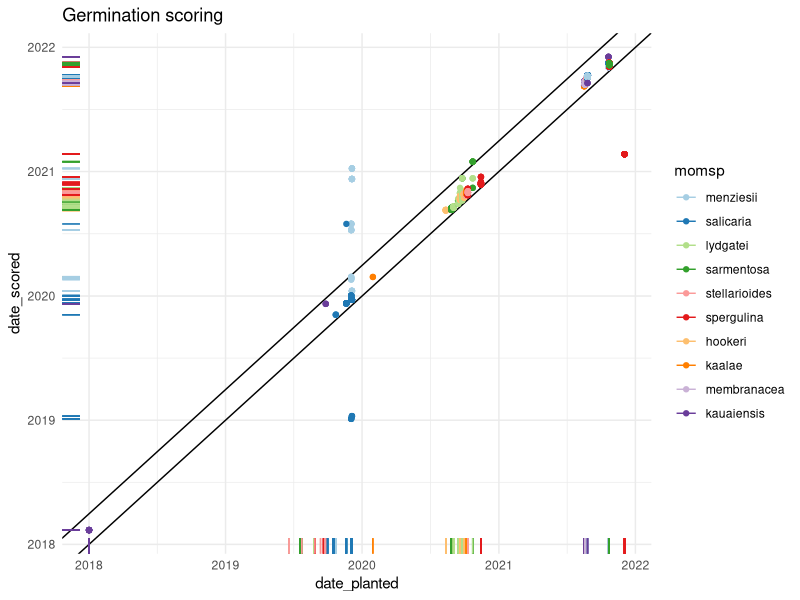
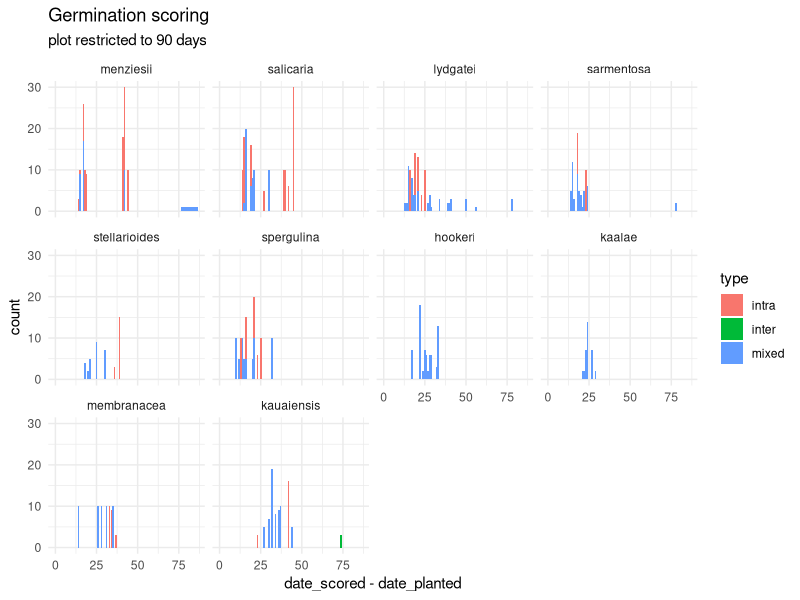
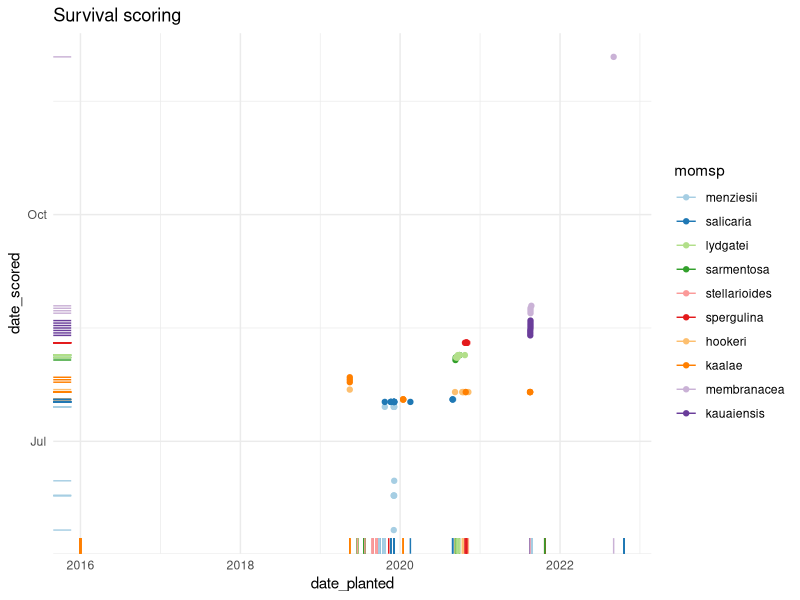
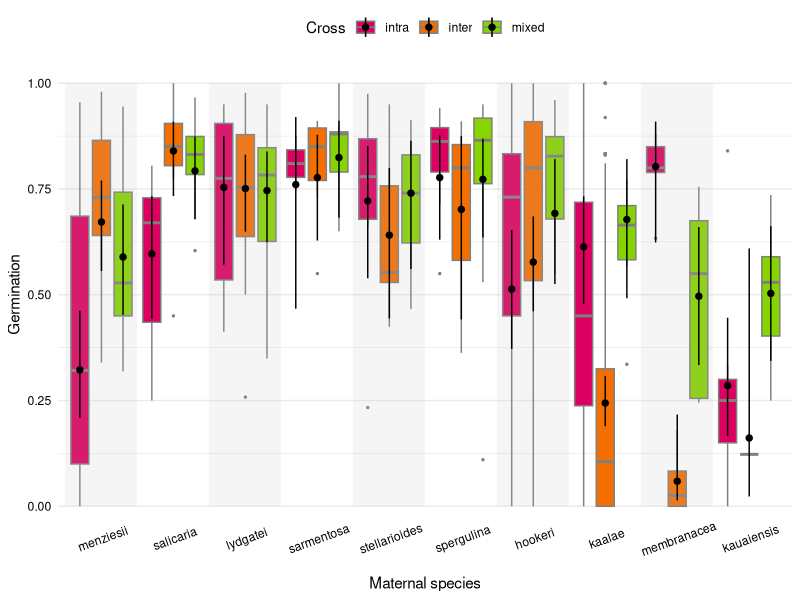
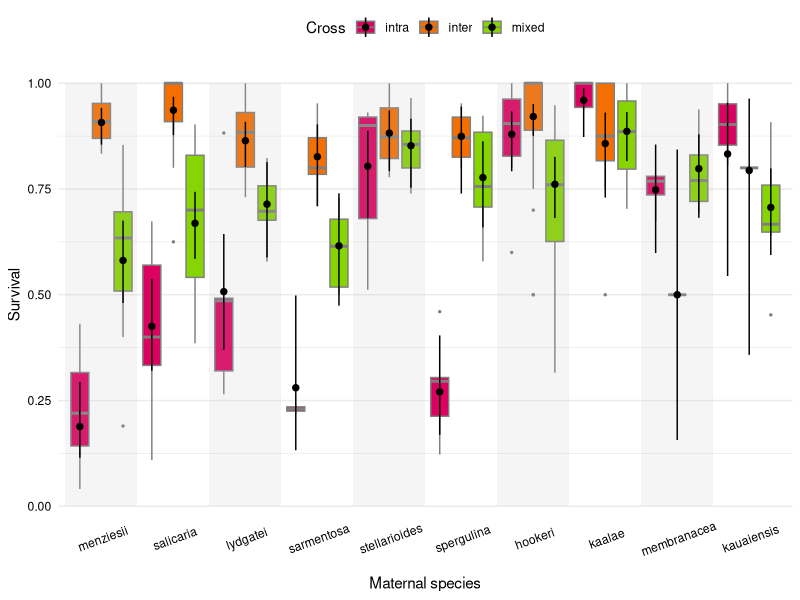
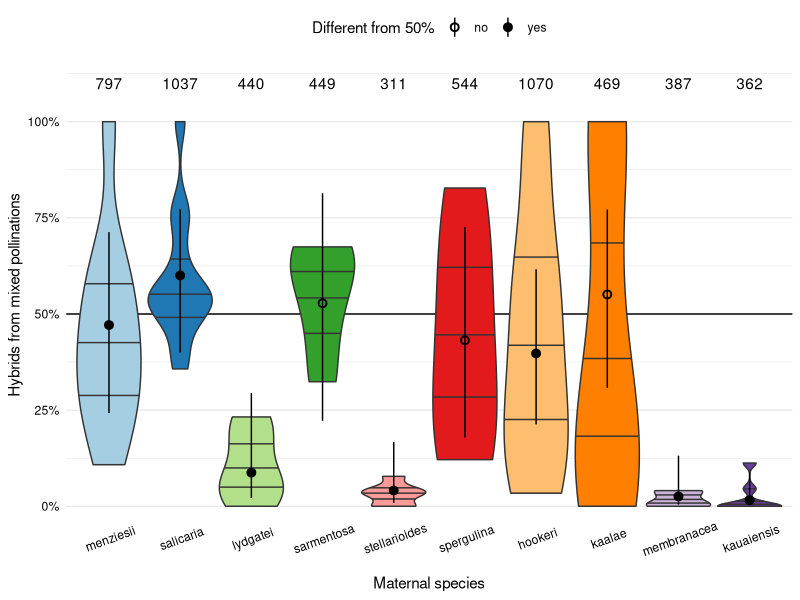

R code for these plots, in order:
## ---- chunk 1
library(tidyverse)
library(glmmTMB)
library(broom)
library(emmeans)
library(knitr)
knitr::opts_chunk$set(comment="", cache=T, warning = F, message = F, fig.height=7, fig.width=7,
                      fig.path = "figures-comp/", dev = "svglite", dev.args=list(fix_text_size=FALSE))
options(digits=4, knitr.kable.NA = "")
ggplot2::theme_set(theme_minimal())
## ---- chunk 2
sp_pairs <- c("menz"="menziesii", "sal"="salicaria",
              "lydg"="lydgatei", "sarm" ="sarmentosa",
              "stell"="stellarioides","sperg"="spergulina",
              "hook"="hookeri", "kaal"="kaalae",
              "memb"="membranacea","kaua"="kauaiensis")
type_pal <- c(intra="#DC0060", inter="#F56E00", mixed="#86D400")

germ.pot <- read_tsv("data/Pollen competition - germination.tsv") %>%  
  mutate(dadspm = if_else(type=="mixed" & dadsp1==momsp, dadsp1, dadsp2), #rearrange dad1/dad2 to have dadsp match momsp
         dadidm = if_else(type=="mixed" & dadsp1==momsp, dadid1, dadid2),
         dadsp  = if_else(type=="mixed" & dadsp1==momsp, dadsp2, dadsp1),
         dadid  = if_else(type=="mixed" & dadsp1==momsp, dadid2, dadid1), .after=momid) %>% 
  select(-starts_with("germinated_n"), -transplanted_n, -matches("dad(sp|id)[12]")) %>% 
  mutate(across(matches("sp"), ~ recode(.x, !!!sp_pairs)),
         sxc = paste(momsp, type, sep="."),
         across(where(is.character), factor), type = fct_relevel(type, "intra"), 
         across(matches("sp"), ~ factor(.x, levels = sp_pairs)),
         germinated = ifelse(germinated > planted, planted, germinated))

germ <- germ.pot %>% group_by(date_planted, type, momsp, sxc, momid, dadspm, dadidm, dadsp, dadid) %>% 
  summarize(planted = sum(planted), germinated = sum(germinated), .groups="drop") %>% # add together all the pots of one cross
  mutate(prop.germ = germinated/planted) # proportion of planted seeds that germinated 

surv <- read_tsv("data/Pollen competition - survival.tsv") %>% 
  mutate(dadspm = if_else(type=="mixed" & dadsp1==momsp, dadsp1, dadsp2), #rearrange dad1/dad2 to have dadsp match momsp
         dadidm = if_else(type=="mixed" & dadsp1==momsp, dadid1, dadid2),
         dadsp  = if_else(type=="mixed" & dadsp1==momsp, dadsp2, dadsp1),
         dadid  = if_else(type=="mixed" & dadsp1==momsp, dadid2, dadid1), .after=momid) %>% 
  select(-matches("dad(sp|id)[12]")) %>% 
  mutate(sxc = paste(momsp, type, sep="."),
         across(where(is.character), factor), type=fct_relevel(type, "intra"),
         across(matches("sp"), ~ factor(.x, levels = sp_pairs)),
         across(all_of(c("sameasmom", "hybrid", "dead")), ~replace_na(.x,0)), #TODO investigate blanks vs. zeros
         alive = sameasmom + hybrid,
         total = alive + dead, 
         prop.hybrid = hybrid / alive,
         prop.alive = alive / total)

surv %>% count(momsp, type, dadsp, name="crosses_surv") %>% 
  full_join(germ %>% count(momsp, type, dadsp, name="crosses_germ")) %>% 
  full_join(germ.pot %>% count(momsp, type, dadsp, name = "pots_germ")) %>%
  mutate(pots_per_cross = pots_germ/crosses_germ) %>% kable()
## ---- chunk 3
germ.pot %>%  ggplot(aes(x=date_planted, y=date_scored, color=momsp)) + 
  geom_abline(slope=1, intercept=0) + geom_abline(slope=1, intercept=90) + geom_point() + geom_rug() +
  scale_color_brewer(palette="Paired") + labs(title="Germination scoring") #TODO check mis-entered dates

germ.pot %>% filter(abs(date_scored-date_planted)<=90) %>% ggplot(aes(x=date_scored - date_planted, fill=type)) +
  facet_wrap(vars(momsp)) +
  geom_histogram(binwidth=1) + scale_x_continuous(limits=c(0,NA)) + 
  labs(title="Germination scoring", subtitle = "plot restricted to 90 days")

surv %>% ggplot(aes(x=date_planted, y=date_scored, color=momsp)) + geom_point() + geom_rug() + 
   scale_color_brewer(palette="Paired") + labs(title="Survival scoring")
## ---- chunk 4
comp.mod <- list(
  prop.germ =    glmmTMB(prop.germ   ~ sxc + (1|momid), family="betabinomial", data=germ, weights = planted),
  prop.alive =   glmmTMB(prop.alive  ~ sxc + (1|momid), family="betabinomial", data=surv, weights = total),
  prop.hybrid =  glmmTMB(prop.hybrid ~ sxc + (1|momid), family="betabinomial", data=filter(surv, type=="mixed"), weights = alive))
## ---- chunk 5
comp.test <- map_dfr(comp.mod, ~car::Anova(.) %>% tidy(), .id="trait") 
comp.test %>%  mutate(term=recode(term, sxc = "species and crosstype"),
         p.value=format(p.value,digits=2)) %>% 
  kable(digits=1, caption="ANOVA of GLMM (Type III Wald chisquare tests)")
  
comp.emm <-  map_dfr(comp.mod, ~emmeans(., ~sxc) %>% summary(type="response") %>%  #average over collect date
                             tidy %>% rename(estimate=prob), .id="trait") %>% 
  separate(sxc, into = c("momsp","type")) %>% 
  mutate(momsp=factor(momsp, levels=sp_pairs), type=fct_relevel(type, "intra"))

#doesn't work, compares all to the first level (hookeri)
#hybrid.half <- multcomp::glht(comp.mod$prop.hybrid, multcomp::mcp(sxc = paste0(sp_pairs[-7],".mixed = 0")))
#compare to null of 50% hybrids, since pollen mixtures were 50-50
hybrid.test <- surv %>% filter(type=="mixed") %>% 
  group_by(momsp) %>% summarize(hybrid=sum(hybrid), alive=sum(alive)) %>% 
  mutate(prop.hybrid = hybrid/alive,
         p = map2_dbl(hybrid, alive, ~prop.test(x=.x, n=.y, p = 0.5)$p.value),
         p.adj = p.adjust(p, "bonferroni"),
         stars = cut(p.adj, breaks = c(-Inf, 0.01, 0.05, 0.10, Inf), 
                labels = c("***", "**", "*", "n.s."), right = FALSE))
## ---- chunk 6
sp_theme <- theme(legend.position = "top", panel.grid.major.x=element_blank(), 
                  axis.text.x = element_text(angle=20), axis.text = element_text(color="black"))
alternate <- geom_tile(data=tibble(momsp=sp_pairs[seq(1,10,by=2)]), aes(x=momsp, y=0.5, height=1, width=1),  alpha=0.15, fill="grey", inherit.aes = F) 

ggplot(germ, aes(x=momsp, fill=type, y=prop.germ))  + 
  geom_boxplot(position = position_dodge(width=0.9), color="grey50", outlier.size=0.5) + alternate+ 
  geom_pointrange(data=filter(comp.emm, trait=="prop.germ"), aes(y=estimate, ymax=conf.high, ymin=conf.low),
                  position = position_dodge(width=0.9), size=0.3) + 
  scale_fill_manual(values=type_pal) +  labs(x="Maternal species", y="Germination", fill="Cross") + sp_theme

ggplot(surv, aes(x=momsp, fill=type, y=prop.alive))  + 
  geom_boxplot(position = position_dodge(width=0.9), color="grey50", outlier.size=0.5) + alternate+ 
  geom_pointrange(data=filter(comp.emm, trait=="prop.alive"), aes(y=estimate, ymax=conf.high, ymin=conf.low),
                  position = position_dodge(width=0.9), size=0.3) + 
  scale_fill_manual(values=type_pal) +  labs(x="Maternal species", y="Survival", fill="Cross") + sp_theme

ggplot(filter(surv, type=="mixed"), aes(x=momsp, y=prop.hybrid, fill=momsp)) + 
  geom_hline(yintercept=0.5)+ geom_violin(scale="width", draw_quantiles = c(0.25,0.5,0.75))+ 
  geom_pointrange(data=left_join(filter(comp.emm, trait=="prop.hybrid"), hybrid.test),
                  aes(y=estimate, ymax=conf.high, ymin=conf.low, shape=p.adj < 0.05)) + 
  scale_shape_manual("Different from 50%", values=c(1, 19), labels=c("no","yes"))+
  geom_text(data=hybrid.test, aes(y=1.1, label=alive))+
  scale_fill_brewer(palette="Paired", guide="none") + 
  scale_y_continuous(breaks=(0:4)/4, labels=~scales::percent(.,accuracy=1))+ 
  labs(x="Maternal species", y="Hybrids from mixed pollinations") + sp_theme
